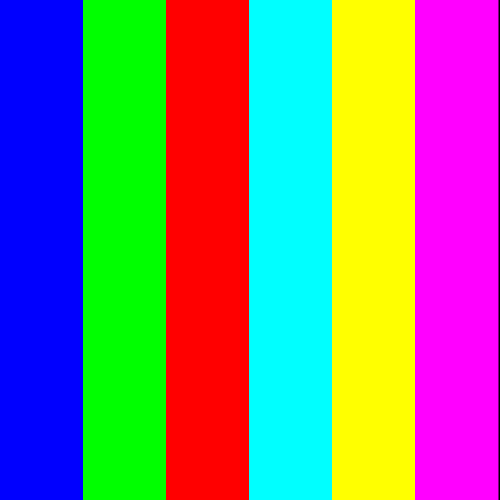
#> input picture pic/save6colors.png, 1000 x 1000 px (shown at 1/2 size)
$ python genComment.py
#> lines starting #> are read from the running program, lines starting #| are printed output that depends on the picture
import cv2
import random

Book = " $@B%8&WM#*oahkbdpqwmZO0QLCJUYXzcvunxrjft/\|()1{}[]?-_+~<>i!lI;:,\"^`'."

def chang(gray):
    if gray > 240:
        return ' '
    unit = 255.0 / len(Book)
    return Book[int(gray / unit)]


if __name__ == "__main__":
    pic_name = "pic/save6colors.png"
    txt_name = "output/timg.txt"
    img = cv2.imread(pic_name, 0)
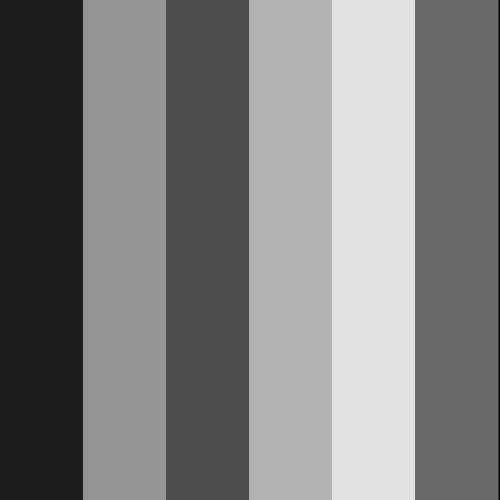
#> img: shape (1000, 1000) (shown at 1/2 size); min 0, max 225, mean 126.6
    img = cv2.resize(img, (90,90))
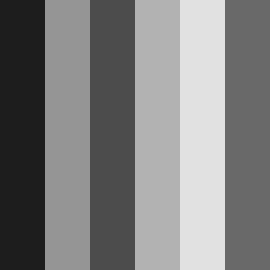
#> img: shape (90, 90) (shown 3 times larger); min 29, max 225, mean 127
    with open(txt_name, 'w') as Txtout:
        for i in range(img.shape[0]):
            for j in range(img.shape[1]):
                s = img[i, j]
                Txtout.write(chang(s))
                print(chang(s), end='')
            print()
    Txtout.close()
